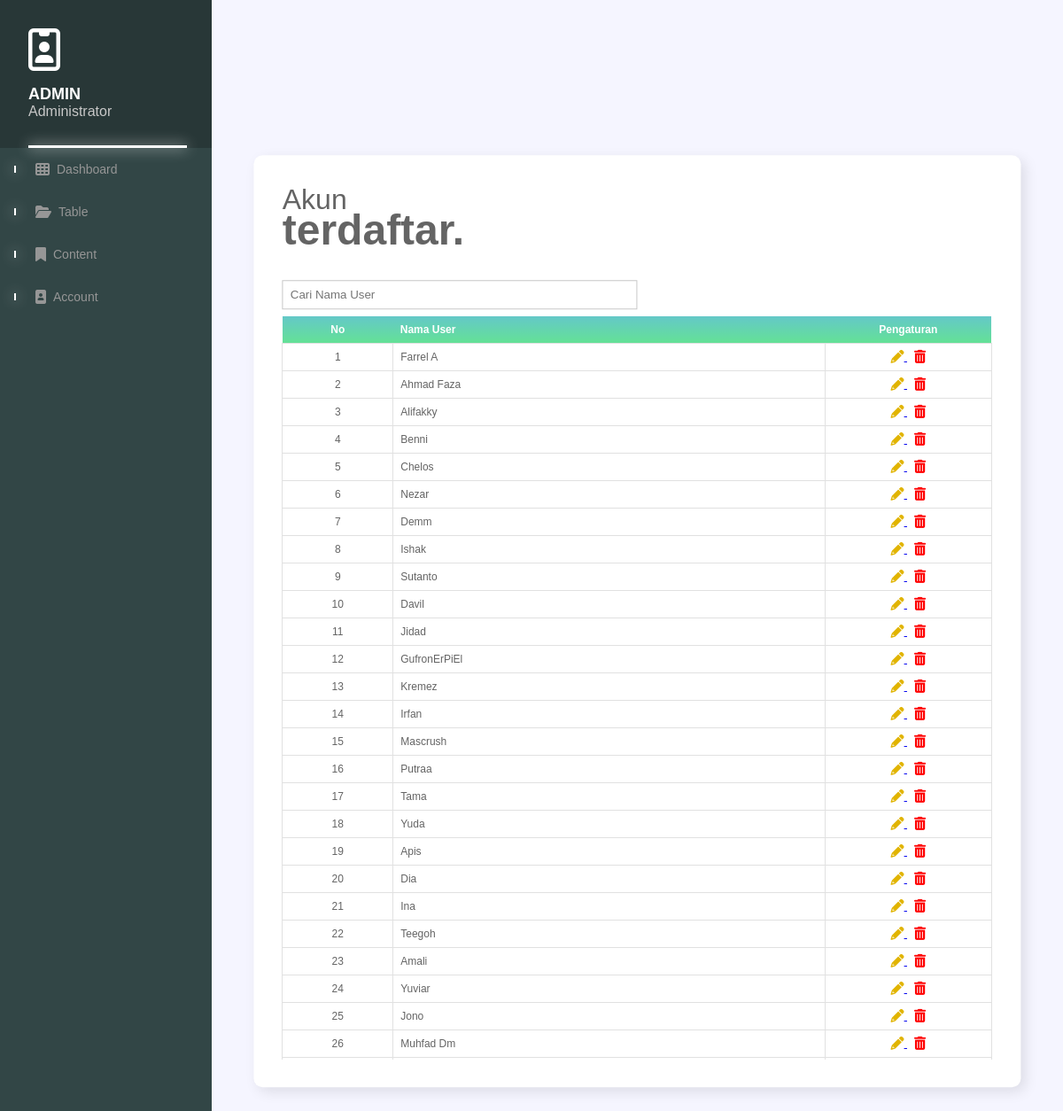
The page /admin/index.php?halaman=user (signed in) on the database its author committed.
### tables this page shows
CREATE TABLE `user` (
  `id` int(11) NOT NULL,
  `username` varchar(50) NOT NULL,
  `password` varchar(255) NOT NULL,
  `role` varchar(50) NOT NULL
);

### admin/userlog.php (the view, shortened to what this page needs)
<?php
     include "../connect.php";
    $queryUser = mysqli_query($conn,"SELECT * FROM user WHERE role = 'user'");
?>
    <div class="user-log">
        <header class="user-head">
            <h5>Akun<br><span>terdaftar.</span></h5>
        </header>
        <div class="search">
            <input type="text" class="search-box" placeholder="Cari Nama User" onkeyup="searchData()">
        </div>
        <div class="user-container">
            <table>
                <tr>
                    <th>No</th>
                    <th>Nama User</th>
                    <th>Pengaturan</th>
                </tr>
                <?php if($queryUser):?>
                    <?php $i=1;?>
                        <?php foreach($queryUser as $a):?>
                        <tr>
                            <td><?php echo $i++;?></td>
                            <td class="search-parameter"><?php echo $a['username'];?></td>
                            <td>
                                <a href="../update/editUser.php?id=<?php echo $a['id'];?>">
                                </a>
                                <a href="delete.php?id=<?php echo $a['id'];?>">
                                </a>
                            </td>
                        </tr>
                    <?php endforeach;?>
                <?php endif;?>
            </table>
        </div>
    </div>

### admin/index.php (shortened to what this page needs)
<!DOCTYPE html>
<html lang="en" translate="no">
<head>
    <link href="../icons/css/all.min.css" rel="stylesheet">
    <link rel="stylesheet" href="style.css">
</head>
<body>
  <section class="dashboard">
    <div class="side-bar">
      <?php
        include 'navbar.php';
      ?>
    </div>
    <div class="admin-content">
      <?php
        if(isset($_GET["halaman"])){
          $halaman = $_GET["halaman"];
          switch ($halaman) {
          case 'user':
            include "userlog.php";
            break;
          }
        } else{
          include "dashboard.php";
        }
      ?>
    </div>
  </section>
</body>
</html>

### admin/navbar.php (shortened to what this page needs)
<div class="profile-bar">
    <i class="fa-3x fa-regular fa-id-badge"></i>
    <h3>Admin</h3>
    <p>Administrator</p>
    <div class="light bottom-stick"></div>
</div>
<div class="bar-box">
    <i class="fa-solid fa-table-cells"></i>
    <p>Dashboard</p>
    <div class="light side-stick"></div>
</div>
<div class="bar-box">
    <i class="fa-solid fa-folder-open"></i>
    <p>Table</p>
    <div class="light side-stick"></div>
</div>
<div class="bar-box">
    <i class="fa-solid fa-bookmark"></i>
    <p>Content</p>
    <div class="light side-stick"></div>
</div>
<div class="bar-box">
    <i class="fa-solid fa-image-portrait"></i>
    <p>Account</p>
    <div class="light side-stick"></div>
</div>

### admin/style.css (style rules this page uses)
* { padding: 0; margin: 0; box-sizing: border-box; font-family: Arial, Helvetica, sans-serif; user-select: none; }
.dashboard { position: absolute; display: flex; width: 100%; min-height: 100vh; background: rgb(245, 245, 255); }
.side-bar { position: relative; width: 300px; height: 100vh; background: rgb(50, 70, 70); transition: 1s; overflow: hidden; z-index: 100; }
.bar-box, .profile-bar { position: relative; padding: 16px 40px; transition: 1s; color: rgb(255, 255, 255); }
.profile-bar { padding: 32px; background: rgb(40, 55, 55); }
.profile-bar h3 { margin-top: 16px; text-transform: uppercase; font-size: 18px; }
.profile-bar p { display: inline-block; color: rgb(200, 200, 200); }
.light { background: rgb(255, 255, 255); box-shadow: 0 0 15px rgb(255, 255, 255); }
.bar-box { display: flex; transition: 1s; gap: 8px; color: rgb(150, 150, 150); }
.bar-box a, .bar-box p, .sub-box a, .sub-box { transition: 0.5s; text-decoration: none; font-size: 14px; color: rgb(150, 150, 150); }
.bottom-stick { position: absolute; bottom: 0; width: 75%; height: 3px; }
.side-stick { position: absolute; top: 50%; left: 16px; transform: translateY(-50%); width: 2px; height: 8px; transition: 0.5s; }
.admin-content { position: relative; width: 100%; height: 100vh; padding: 16px; max-height: 100vh; overflow-y: scroll; }
.user-log { position: absolute; display: flex; top: 50%; left: 50%; transform: translate(-50%, -50%); padding: 32px; width: 90%; height: 75%; max-height: 90%; flex-direction: column; background: rgb(255, 255, 255); box-shadow: 5px 5px 15px rgba(0, 0, 0, 0.1); border-radius: 10px; }
.user-head h5 { font-weight: 400; font-size: 32px; color: rgb(100, 100, 100); }
.user-head h5 span { line-height: 32px; font-weight: 600; font-size: 48px; }
.user-container { margin-top: 8px; height: 100%; overflow: scroll; }
.user-container table { width: 100%; border-collapse: collapse; overflow: hidden; }
.user-container table th { padding: 8px; min-width: 125px; background: linear-gradient( to bottom, rgb(100, 200, 200), rgb(100, 225, 150) ); color: rgb(255, 255, 255); text-align: center; font-size: 12px; }
.user-container table td { padding: 8px; border: 1px solid rgb(225, 225, 225); text-align: center; font-size: 12px; color: rgb(100, 100, 100); }
.user-container table th, .user-container table td { text-align: left; }
table th:nth-child(1), table th:last-child, table td:nth-child(1), table td:last-child { text-align: center; min-width: 24px; max-width: 48px; }
.search { display: flex; margin-top: 32px; align-items: center; gap: 8px; }
.search-box { width: 50%; padding: 8px; border: 1px solid rgb(200, 200, 200); outline: none; background: none; }

### rows shown on the page
user: username "Farrel A"
user: username "Ahmad Faza"
user: username "Alifakky"
user: username "Benni"
user: username "Chelos"
user: username "Nezar"
user: username "Demm"
user: username "Ishak"
user: username "Sutanto"
user: username "Davil"
user: username "Jidad"
user: username "GufronErPiEl"
user: username "Kremez"
user: username "Irfan"
user: username "Mascrush"
user: username "Putraa"
user: username "Tama"
user: username "Yuda"
user: username "Apis"
user: username "Dia"
user: username "Ina"
user: username "Teegoh"
user: username "Amali"
user: username "Yuviar"
user: username "Jono"
user: username "Muhfad Dm"
